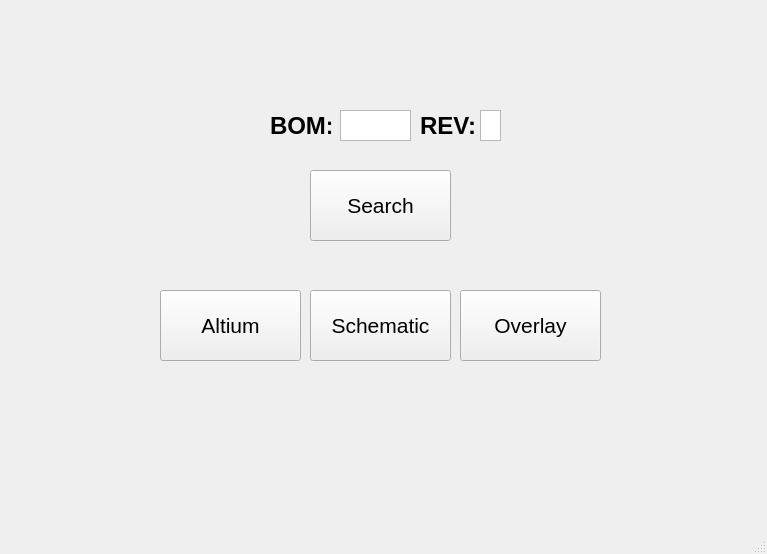
<?xml version="1.0" encoding="UTF-8"?>
<ui version="4.0">
 <class>MainWindow</class>
 <widget class="QMainWindow" name="MainWindow">
  <property name="geometry">
   <rect>
    <x>0</x>
    <y>0</y>
    <width>767</width>
    <height>554</height>
   </rect>
  </property>
  <property name="font">
   <font>
    <family>HelveticaNeue</family>
    <pointsize>16</pointsize>
    <weight>50</weight>
    <bold>false</bold>
   </font>
  </property>
  <property name="windowTitle">
   <string>Hardware Tech Debug</string>
  </property>
  <property name="autoFillBackground">
   <bool>false</bool>
  </property>
  <widget class="QWidget" name="centralwidget">
   <widget class="QPushButton" name="pushButton">
    <property name="geometry">
     <rect>
      <x>160</x>
      <y>290</y>
      <width>141</width>
      <height>71</height>
     </rect>
    </property>
    <property name="text">
     <string>Altium</string>
    </property>
   </widget>
   <widget class="QPushButton" name="pushButton_2">
    <property name="geometry">
     <rect>
      <x>310</x>
      <y>290</y>
      <width>141</width>
      <height>71</height>
     </rect>
    </property>
    <property name="text">
     <string>Schematic</string>
    </property>
   </widget>
   <widget class="QPushButton" name="pushButton_3">
    <property name="geometry">
     <rect>
      <x>460</x>
      <y>290</y>
      <width>141</width>
      <height>71</height>
     </rect>
    </property>
    <property name="text">
     <string>Overlay</string>
    </property>
   </widget>
   <widget class="QTextEdit" name="textEdit">
    <property name="geometry">
     <rect>
      <x>340</x>
      <y>110</y>
      <width>71</width>
      <height>31</height>
     </rect>
    </property>
    <property name="font">
     <font>
      <family>HelveticaNeue</family>
      <pointsize>16</pointsize>
      <weight>50</weight>
      <bold>false</bold>
     </font>
    </property>
    <property name="verticalScrollBarPolicy">
     <enum>Qt::ScrollBarAlwaysOff</enum>
    </property>
    <property name="horizontalScrollBarPolicy">
     <enum>Qt::ScrollBarAlwaysOff</enum>
    </property>
    <property name="tabChangesFocus">
     <bool>true</bool>
    </property>
    <property name="lineWrapMode">
     <enum>QTextEdit::NoWrap</enum>
    </property>
    <property name="html">
     <string>&lt;!DOCTYPE HTML PUBLIC &quot;-//W3C//DTD HTML 4.0//EN&quot; &quot;http://www.w3.org/TR/REC-html40/strict.dtd&quot;&gt;
&lt;html&gt;&lt;head&gt;&lt;meta name=&quot;qrichtext&quot; content=&quot;1&quot; /&gt;&lt;style type=&quot;text/css&quot;&gt;
p, li { white-space: pre-wrap; }
&lt;/style&gt;&lt;/head&gt;&lt;body style=&quot; font-family:'HelveticaNeue'; font-size:16pt; font-weight:400; font-style:normal;&quot;&gt;
&lt;p style=&quot;-qt-paragraph-type:empty; margin-top:0px; margin-bottom:0px; margin-left:0px; margin-right:0px; -qt-block-indent:0; text-indent:0px;&quot;&gt;&lt;br /&gt;&lt;/p&gt;&lt;/body&gt;&lt;/html&gt;</string>
    </property>
    <property name="tabStopWidth">
     <number>5</number>
    </property>
   </widget>
   <widget class="QLabel" name="label">
    <property name="geometry">
     <rect>
      <x>270</x>
      <y>100</y>
      <width>61</width>
      <height>51</height>
     </rect>
    </property>
    <property name="font">
     <font>
      <family>HelveticaNeue</family>
      <pointsize>18</pointsize>
      <weight>75</weight>
      <bold>true</bold>
     </font>
    </property>
    <property name="text">
     <string>BOM:</string>
    </property>
   </widget>
   <widget class="QTextEdit" name="textEdit_2">
    <property name="geometry">
     <rect>
      <x>480</x>
      <y>110</y>
      <width>21</width>
      <height>31</height>
     </rect>
    </property>
    <property name="font">
     <font>
      <family>HelveticaNeue</family>
      <pointsize>16</pointsize>
      <weight>50</weight>
      <bold>false</bold>
     </font>
    </property>
    <property name="verticalScrollBarPolicy">
     <enum>Qt::ScrollBarAlwaysOff</enum>
    </property>
    <property name="horizontalScrollBarPolicy">
     <enum>Qt::ScrollBarAlwaysOff</enum>
    </property>
    <property name="tabChangesFocus">
     <bool>true</bool>
    </property>
    <property name="html">
     <string>&lt;!DOCTYPE HTML PUBLIC &quot;-//W3C//DTD HTML 4.0//EN&quot; &quot;http://www.w3.org/TR/REC-html40/strict.dtd&quot;&gt;
&lt;html&gt;&lt;head&gt;&lt;meta name=&quot;qrichtext&quot; content=&quot;1&quot; /&gt;&lt;style type=&quot;text/css&quot;&gt;
p, li { white-space: pre-wrap; }
&lt;/style&gt;&lt;/head&gt;&lt;body style=&quot; font-family:'HelveticaNeue'; font-size:16pt; font-weight:400; font-style:normal;&quot;&gt;
&lt;p style=&quot;-qt-paragraph-type:empty; margin-top:0px; margin-bottom:0px; margin-left:0px; margin-right:0px; -qt-block-indent:0; text-indent:0px;&quot;&gt;&lt;br /&gt;&lt;/p&gt;&lt;/body&gt;&lt;/html&gt;</string>
    </property>
   </widget>
   <widget class="QLabel" name="label_2">
    <property name="geometry">
     <rect>
      <x>420</x>
      <y>100</y>
      <width>61</width>
      <height>51</height>
     </rect>
    </property>
    <property name="font">
     <font>
      <family>HelveticaNeue</family>
      <pointsize>18</pointsize>
      <weight>75</weight>
      <bold>true</bold>
     </font>
    </property>
    <property name="text">
     <string>REV:</string>
    </property>
   </widget>
   <widget class="QPushButton" name="pushButton_4">
    <property name="geometry">
     <rect>
      <x>310</x>
      <y>170</y>
      <width>141</width>
      <height>71</height>
     </rect>
    </property>
    <property name="text">
     <string>Search</string>
    </property>
   </widget>
  </widget>
  <widget class="QMenuBar" name="menubar">
   <property name="geometry">
    <rect>
     <x>0</x>
     <y>0</y>
     <width>767</width>
     <height>21</height>
    </rect>
   </property>
  </widget>
  <widget class="QStatusBar" name="statusbar"/>
 </widget>
 <resources/>
 <connections/>
</ui>
